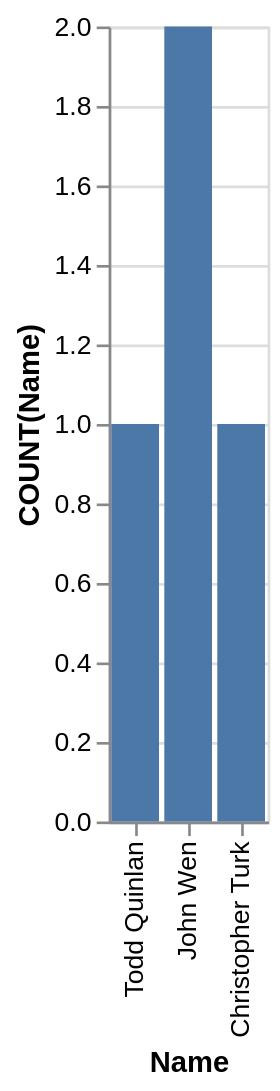

Vega-Lite specification stored for this chart:
### Vega-Lite specification from a JSON file in a GitHub repository (floating-point values rounded to 4 significant figures)
{"data": {"values": [{"x_data": "Todd Quinlan", "y_data": 1}, {"x_data": "John Wen", "y_data": 2}, {"x_data": "Christopher Turk", "y_data": 1}]}, "mark": "bar", "encoding": {"x": {"field": "x_data", "type": "nominal", "title": "Name", "sort": "descending"}, "y": {"field": "y_data", "type": "quantitative", "title": "COUNT(Name)"}}}
